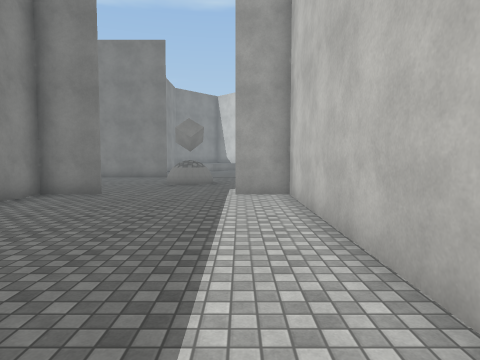
[1] (above)

16 first-person views from a walk through a 3-D level made in the Unity game engine. The camera is 1.52 m above the floor, tilts 4° down and sees 75° across. The floor is counted in squares, 1.52 m on a side. Each view is taken from the middle of a square. On the plan, view 1 faces up. The plan holds only what a view shows up to about 12 squares ahead; the rest is blank. The place goes on beyond the plan. The player character is not drawn. Surface patterns are stand-ins for the level's own textures.

[2]
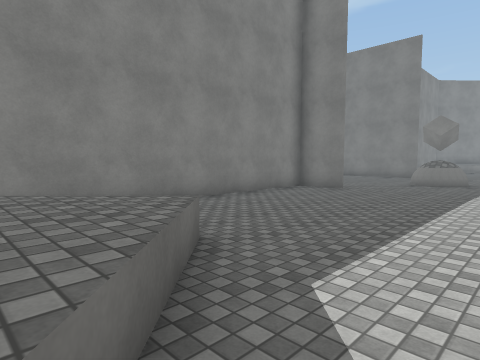

[3]
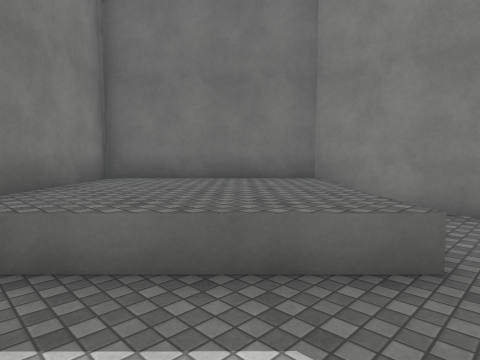

[4]
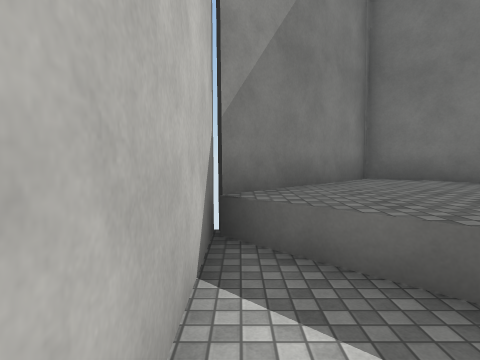

[5]
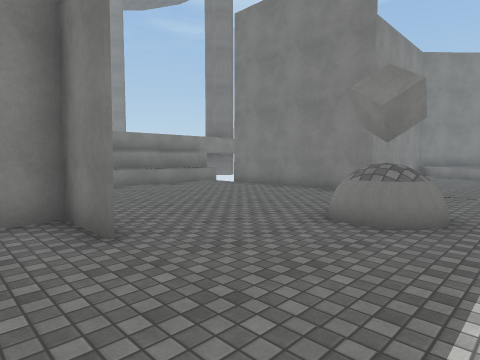

[6]
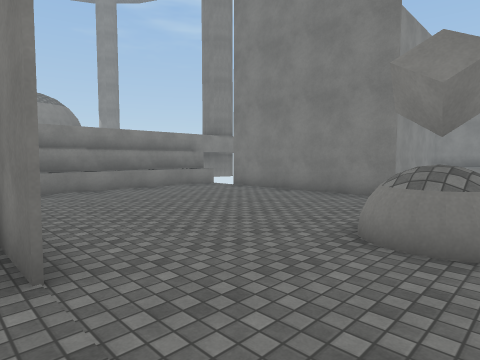

[7]
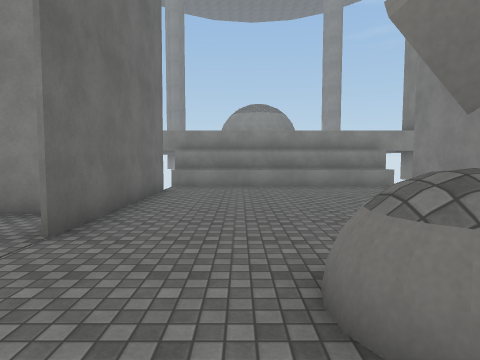

[8]
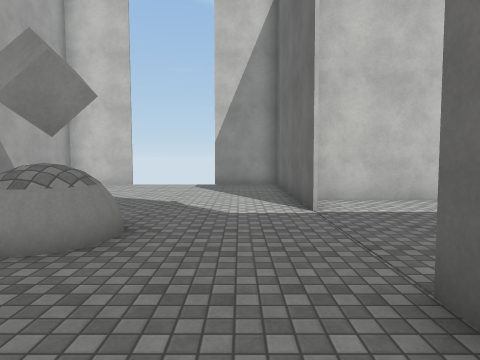

[9]
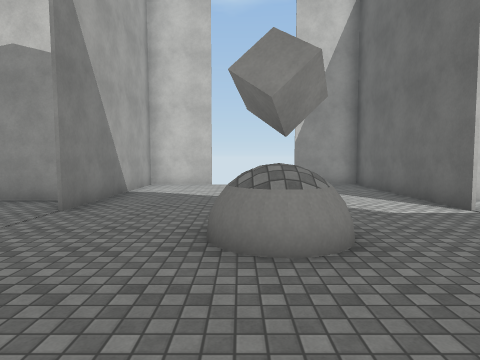

[10]
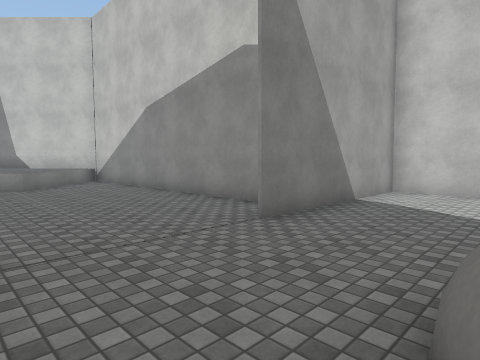

[11]
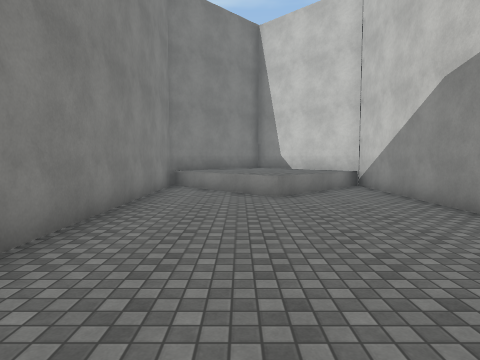

[12]
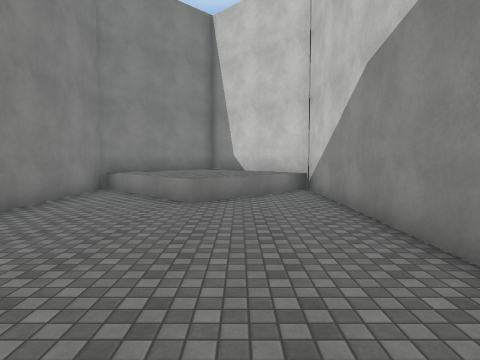

[13]
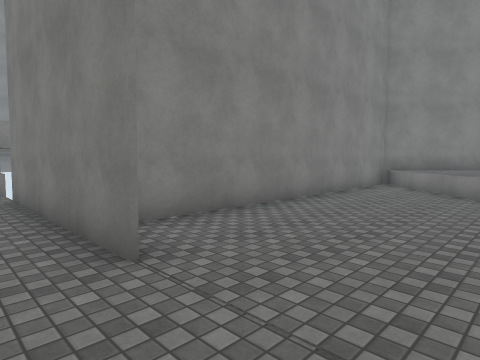

[14]
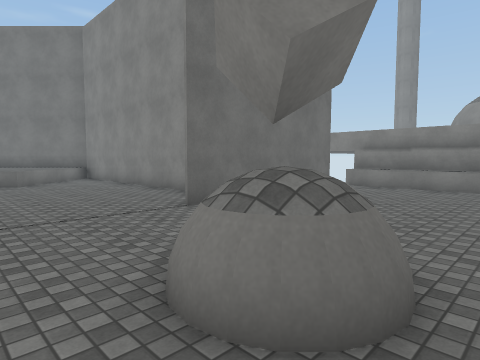

[15]
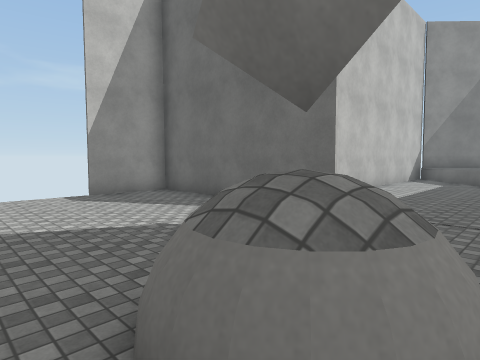

[16]
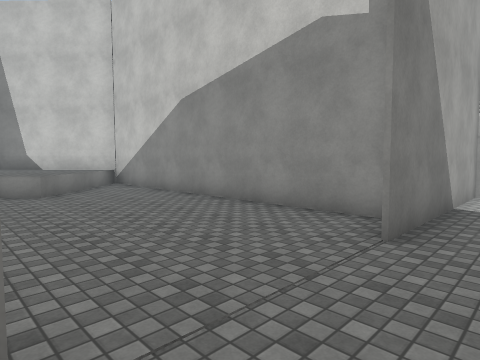

### Floor plan
Key: @ floor where view 1 was taken; # wall or solid block; x gap in a wall; . floor; = window, fence, low wall or low ledge; ^ raised ledge.
Columns run from 12 left of view 1 to 6 right of it. Each row starts with its distance up from view 1.
 29         #^^^^
 28        #^^^^^^
 27       #^^^^^^##
 26       #.^^^^^.#
 25       #..^^^..#
 24       #...^...#
 23       #.......#
 22       #.......#
 21       #.......#
 20       #.......#
 19       #.......#
 18       #.......#
 17    #####......#####
 16 #^.....##...###...#
 15 #^................#
 14 #^................x
 13 #^.......===......
 12 #^........=.......
 11 #^................x
 10 #^................#
  9 #^.....##...###...#
  8    #####......#####
  7       #.......#
  6       #.......#
  5       #.......#
  4       #.......#
  3       #.......#
  2       #.......#
  1       #...^...#
  0       #..^^^@.#
 -1       #.^^^^^.#
 -2       #^^^^^^^
 -3        #^^^^^#
 -4         #^^^#

Positions as (right, up) in squares from view 1, and headings:
1: (0, 0), facing up
2: (1, -1), facing up-left
3: (1, 2), facing down-left
4: (1, 2), facing down
5: (0, 7), facing up-left
6: (-1, 8), facing up-left
7: (0, 11), facing left
8: (-6, 10), facing right
9: (-6, 13), facing right
10: (-4, 13), facing up-right
11: (-3, 16), facing up
12: (-1, 17), facing up
13: (-1, 15), facing up-left
14: (0, 14), facing down-left
15: (-3, 14), facing down-right
16: (-4, 15), facing up-right
